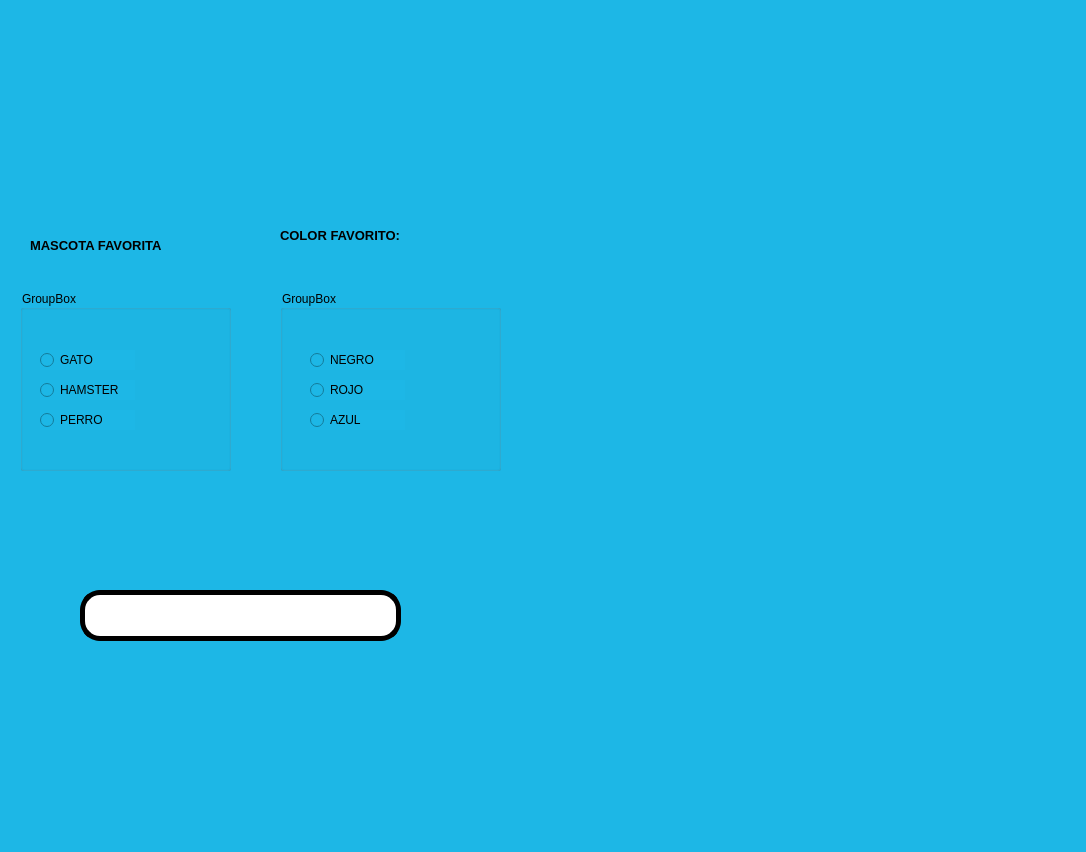
<?xml version="1.0" encoding="UTF-8"?>
<ui version="4.0">
 <class>MainWindow</class>
 <widget class="QMainWindow" name="MainWindow">
  <property name="geometry">
   <rect>
    <x>0</x>
    <y>0</y>
    <width>1086</width>
    <height>852</height>
   </rect>
  </property>
  <property name="windowTitle">
   <string>MainWindow</string>
  </property>
  <property name="styleSheet">
   <string notr="true">
background-color: rgb(29, 183, 230);</string>
  </property>
  <widget class="QWidget" name="centralwidget">
   <widget class="QLabel" name="imagen">
    <property name="geometry">
     <rect>
      <x>10</x>
      <y>20</y>
      <width>191</width>
      <height>161</height>
     </rect>
    </property>
    <property name="styleSheet">
     <string notr="true"/>
    </property>
    <property name="text">
     <string/>
    </property>
    <property name="pixmap">
     <pixmap resource="../Archivos/Recursos.qrc">:/ejercicios/elyochi.jpg</pixmap>
    </property>
    <property name="scaledContents">
     <bool>true</bool>
    </property>
   </widget>
   <widget class="QLabel" name="label">
    <property name="geometry">
     <rect>
      <x>30</x>
      <y>230</y>
      <width>241</width>
      <height>31</height>
     </rect>
    </property>
    <property name="font">
     <font>
      <pointsize>10</pointsize>
      <weight>75</weight>
      <bold>true</bold>
     </font>
    </property>
    <property name="text">
     <string>MASCOTA FAVORITA</string>
    </property>
   </widget>
   <widget class="QLineEdit" name="txt_temporizador">
    <property name="geometry">
     <rect>
      <x>80</x>
      <y>590</y>
      <width>321</width>
      <height>51</height>
     </rect>
    </property>
    <property name="font">
     <font>
      <weight>75</weight>
      <bold>true</bold>
     </font>
    </property>
    <property name="styleSheet">
     <string notr="true">background-color: rgb(255, 255, 255);
border-radius:20px;
border:  5px solid black;
</string>
    </property>
    <property name="text">
     <string/>
    </property>
    <property name="alignment">
     <set>Qt::AlignCenter</set>
    </property>
   </widget>
   <widget class="QLabel" name="imagen_2">
    <property name="geometry">
     <rect>
      <x>280</x>
      <y>0</y>
      <width>191</width>
      <height>161</height>
     </rect>
    </property>
    <property name="styleSheet">
     <string notr="true"/>
    </property>
    <property name="text">
     <string/>
    </property>
    <property name="pixmap">
     <pixmap resource="../Archivos/Recursos.qrc">:/ejercicios/kaldo.jpg</pixmap>
    </property>
    <property name="scaledContents">
     <bool>true</bool>
    </property>
   </widget>
   <widget class="QLabel" name="label_7">
    <property name="geometry">
     <rect>
      <x>570</x>
      <y>200</y>
      <width>421</width>
      <height>341</height>
     </rect>
    </property>
    <property name="text">
     <string/>
    </property>
    <property name="pixmap">
     <pixmap resource="../Archivos/Recursos.qrc">:/ejercicios/samsgoku.jpeg</pixmap>
    </property>
    <property name="scaledContents">
     <bool>true</bool>
    </property>
   </widget>
   <widget class="QLabel" name="label_9">
    <property name="geometry">
     <rect>
      <x>280</x>
      <y>220</y>
      <width>241</width>
      <height>31</height>
     </rect>
    </property>
    <property name="font">
     <font>
      <pointsize>10</pointsize>
      <weight>75</weight>
      <bold>true</bold>
     </font>
    </property>
    <property name="text">
     <string>COLOR FAVORITO:</string>
    </property>
   </widget>
   <widget class="QGroupBox" name="groupBox">
    <property name="geometry">
     <rect>
      <x>20</x>
      <y>290</y>
      <width>211</width>
      <height>181</height>
     </rect>
    </property>
    <property name="title">
     <string>GroupBox</string>
    </property>
    <widget class="QRadioButton" name="rb_gato">
     <property name="geometry">
      <rect>
       <x>20</x>
       <y>60</y>
       <width>95</width>
       <height>20</height>
      </rect>
     </property>
     <property name="text">
      <string>GATO</string>
     </property>
    </widget>
    <widget class="QRadioButton" name="rb_hamster">
     <property name="geometry">
      <rect>
       <x>20</x>
       <y>90</y>
       <width>95</width>
       <height>20</height>
      </rect>
     </property>
     <property name="text">
      <string>HAMSTER</string>
     </property>
    </widget>
    <widget class="QRadioButton" name="rb_perro">
     <property name="geometry">
      <rect>
       <x>20</x>
       <y>120</y>
       <width>95</width>
       <height>20</height>
      </rect>
     </property>
     <property name="text">
      <string>PERRO</string>
     </property>
    </widget>
   </widget>
   <widget class="QGroupBox" name="groupBox_2">
    <property name="geometry">
     <rect>
      <x>280</x>
      <y>290</y>
      <width>221</width>
      <height>181</height>
     </rect>
    </property>
    <property name="title">
     <string>GroupBox</string>
    </property>
    <widget class="QRadioButton" name="rb_azul">
     <property name="geometry">
      <rect>
       <x>30</x>
       <y>120</y>
       <width>95</width>
       <height>20</height>
      </rect>
     </property>
     <property name="text">
      <string>AZUL</string>
     </property>
    </widget>
    <widget class="QRadioButton" name="rb_rojo">
     <property name="geometry">
      <rect>
       <x>30</x>
       <y>90</y>
       <width>95</width>
       <height>20</height>
      </rect>
     </property>
     <property name="text">
      <string>ROJO</string>
     </property>
    </widget>
    <widget class="QRadioButton" name="rb_negro">
     <property name="geometry">
      <rect>
       <x>30</x>
       <y>60</y>
       <width>95</width>
       <height>20</height>
      </rect>
     </property>
     <property name="text">
      <string>NEGRO</string>
     </property>
    </widget>
   </widget>
   <zorder>groupBox_2</zorder>
   <zorder>groupBox</zorder>
   <zorder>imagen</zorder>
   <zorder>label</zorder>
   <zorder>txt_temporizador</zorder>
   <zorder>imagen_2</zorder>
   <zorder>label_7</zorder>
   <zorder>label_9</zorder>
  </widget>
  <widget class="QMenuBar" name="menubar">
   <property name="geometry">
    <rect>
     <x>0</x>
     <y>0</y>
     <width>1086</width>
     <height>26</height>
    </rect>
   </property>
  </widget>
  <widget class="QStatusBar" name="statusbar"/>
 </widget>
 <resources>
  <include location="../Archivos/Recursos.qrc"/>
 </resources>
 <connections/>
</ui>
